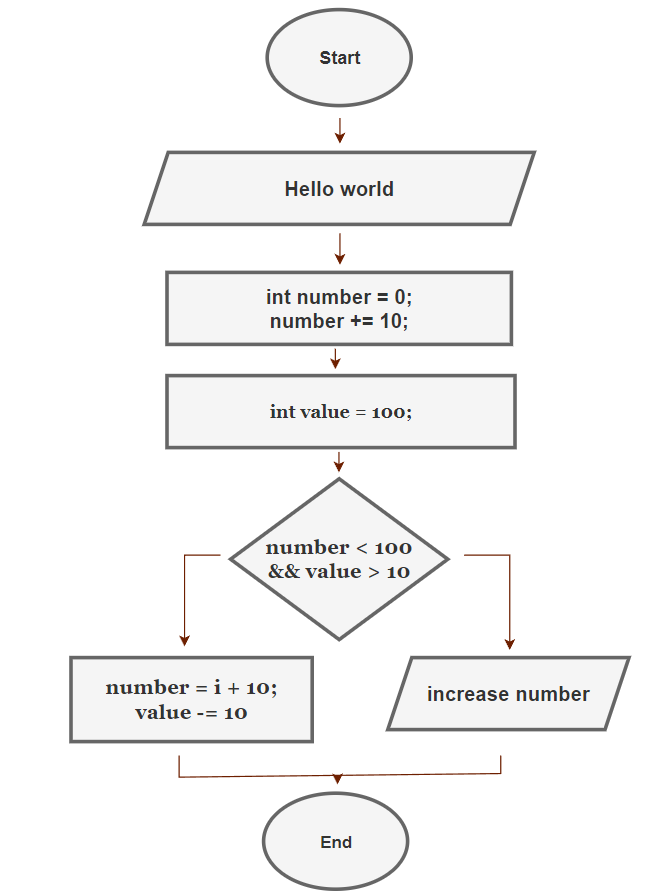
//> input picture Flowchart/shem.png, 658 x 895 px
$ ./main   (built with g++ and OpenCV 4)
//> lines starting //> are read from the running program, lines starting //| are printed output that depends on the picture; after the words box and inside, x2 and y2 are one past the last pixel; in counts of white or black regions, pixels touching at a corner belong together
#include <opencv2/opencv.hpp>
#include <iostream>
#include <windows.h>
#include <opencv2/core/core.hpp>
#include <opencv2/highgui/highgui.hpp>
#include <string>

#include <baseapi.h>
#include <allheaders.h>
#include <tesseract/baseapi.h>
#include <leptonica/allheaders.h>

#include <fstream>

using namespace std;
using namespace cv;

int getMaxAreaContourId(vector <vector<cv::Point>> contours) {  //находим максимвльный контур среди всех контуров
    double maxArea = 0;
    int maxAreaContourId = -1;
    for (int j = 0; j < contours.size(); j++) {
        double newArea = cv::contourArea(contours.at(j));
        if (newArea > maxArea) {
            maxArea = newArea;
            maxAreaContourId = j;
        }
    }
    return maxAreaContourId;
}

void bubbleSort(int list[], int listLength){   //сортировка по возрастанию
    while (listLength--){
        bool swapped = false;
        for (int i = 0; i < listLength; i++){
            if (list[i] > list[i + 1]){
                swap(list[i], list[i + 1]);
                swapped = true;
            }
        }
        if (swapped == false)
            break;
    }
}

int maxElem(int x1, int x2, int x3, int x4) {
    int max = x1;
    int* mas = new int[4];
    mas[0] = x1;
    mas[1] = x2;
    mas[2] = x3;
    mas[3] = x4;
    for (int i = 0; i < 4; i++)
        if (mas[i] > max) max = mas[i];
    return max;
}
int minElem(int x1, int x2, int x3, int x4) {
    int min = x1;
    int* mas = new int[4];
    mas[0] = x1;
    mas[1] = x2;
    mas[2] = x3;
    mas[3] = x4;
    for (int i = 0; i < 4; i++)
        if (mas[i] < min) min = mas[i];
    return min;
}

int main() {
    setlocale(LC_ALL, "RUS");
    Mat3b mask = imread("C:/Users/Артём/Desktop/OpenCV/Flowchart/Flowchart/shem.png");
//> mask is the input picture: 895 rows x 658 cols, CV_8UC3; mean B, G, R 245.3, 245.4, 245.5

    //уменьшим размер изображение если исходное слишком большое
    Size sz = mask.size();
//> sz = Size(658, 895)
    int imageWidth = sz.width;
//> imageWidth = 658
    int imageHeight = sz.height;
//> imageHeight = 895
    cout << "Размер изображения: " << sz.width << " " << sz.height << endl;
//| Размер изображения: 658 895
    if (sz.width > 1000 || sz.height > 1000)
        sz = mask.size() /2;
    resize(mask, mask, sz);

    Mat img_gray;
    cvtColor(mask, img_gray, COLOR_BGR2GRAY);   //сделаем из цветного файла чб файл

    //сделаем из исходного изображения бинарное
    Mat thresh;
    threshold(img_gray, thresh, 150, 255, THRESH_BINARY);  //сделаем из исходного файла двоичный файл
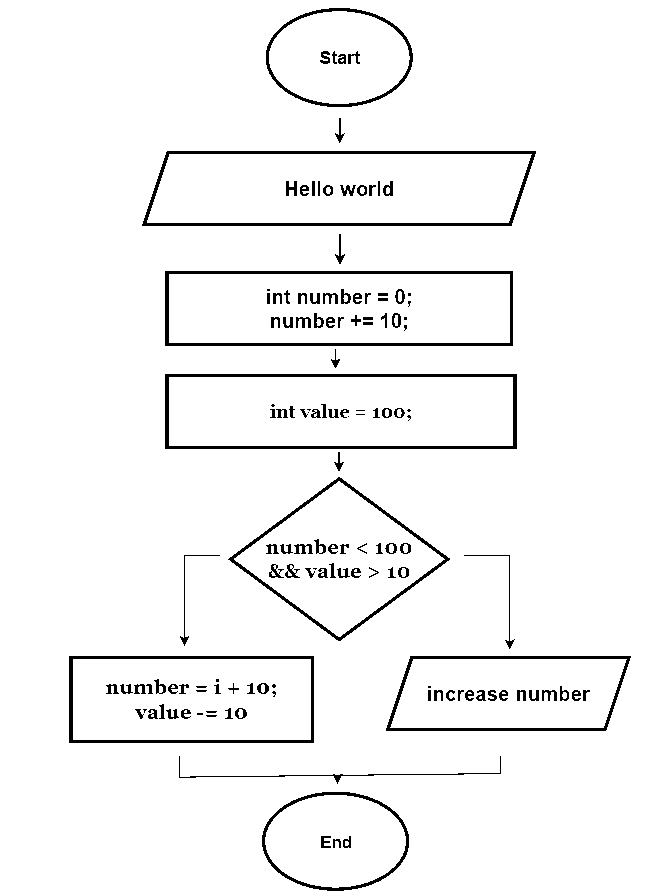
//> thresh: 895 rows x 658 cols, CV_8UC1; 96.1% white; 142 black regions (20 under 20 px), largest, box (x1, y1, x2, y2) and area: (142, 151, 536, 226) 2724, (165, 374, 517, 449) 2664, (165, 271, 513, 346) 2571

    //возьмем негатив т.к. мы ищем белые границы на черном фоне
    Mat img_neg;
    img_neg = Scalar(255) - thresh;
//> img_neg: 895 rows x 658 cols, CV_8UC1; 3.9% white; 142 white regions (20 under 20 px)
    imshow("None approximation", img_neg);
    waitKey(0);
    destroyAllWindows();

    // определим контуры на двоичном изображении с помощью CHAIN_APPROX_NONE
    vector<vector<Point>> contours;
    vector<Vec4i> hierarchy;
    findContours(img_neg, contours, hierarchy, RETR_EXTERNAL, CHAIN_APPROX_NONE);   //найдем внешние контуры
//> contours = 15 contours; largest, box (x1, y1, x2, y2) and area: (142, 151, 536, 226) 27282, (165, 374, 517, 449) 25974, (165, 271, 513, 346) 25678, (69, 656, 314, 743) 20984, (228, 477, 450, 641) 18126

    // нарисуем контуры на исходном изображении
    Mat image_copy = mask.clone();
    drawContours(image_copy, contours, -1, Scalar(0, 255, 0), 2);
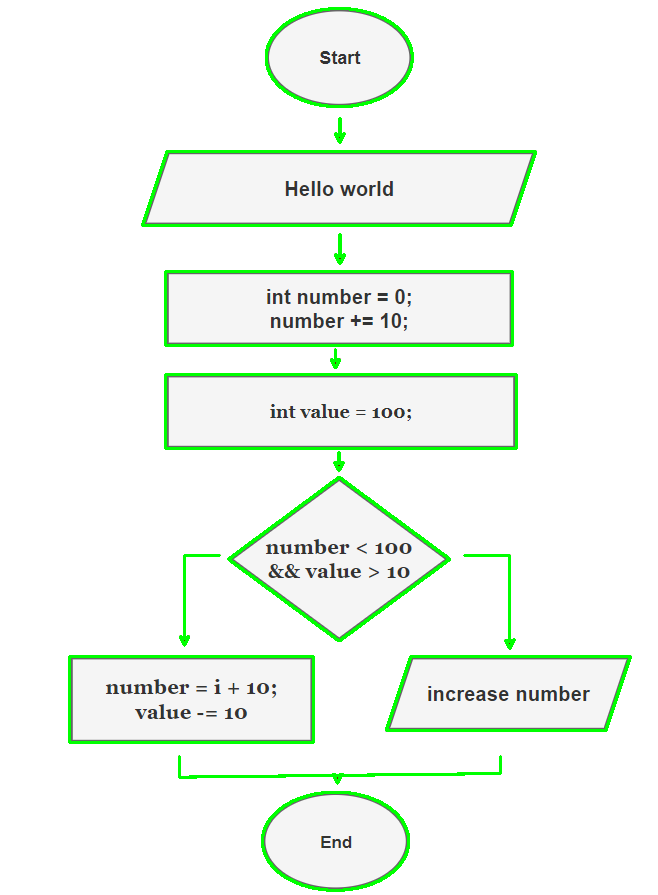
//> image_copy: 895 rows x 658 cols, CV_8UC3; 3.21% of pixels changed, all inside (x1, y1, x2, y2) = (68, 7, 632, 892)
    imshow("None approximation", image_copy);
    waitKey(0);
    destroyAllWindows();

    int Kol = 0; //количество нужных фигур

    int** mas = new int* [10];   //массив для определения области обрезки картинки
    for (int i = 0; i < 10; ++i)
        mas[i] = new int[4];

    Point point1, point2, point3, point4;  //точки контура
    int width, height;    //ширина и высота фигуры
    int maxX, maxY, minX, minY;

    cout << "Найдем точки для рисования фигур:\n";
    vector<vector<Point>> contours_poly(contours.size());
//> contours_poly = 15 empty contours
    //int maxArea = getMaxAreaContourId(contours);  //ищем площадь самого большого контура
    //cout << getMaxAreaContourId(contours) << endl;
    int maxArea = 100;
    for (int i = 0; i < contours.size(); i++) {
        double a = arcLength(Mat(contours[i]), true);   //находим длину
        approxPolyDP(Mat(contours[i]), contours_poly[i], 0.02 * a, true);   //создаем из сложных контуров контуры легкий геом. фигур
        if (contours_poly[i].size() == 8)  //ищем печати с 4 сторонами
            drawContours(image_copy, contours_poly, i, Scalar(0, 255, 255), 2, 8);  //рисуем новые контуры
        if (contours_poly[i].size() == 4) {
            double a = arcLength(Mat(contours[i]), true);   //находим длину
            if (contourArea(contours[i]) > maxArea / 2) {     //оттметаем все что меньше нужной площади
                drawContours(image_copy, contours_poly, i, Scalar(0, 0, 255), 2, 8);  //рисуем новые контуры

                //находим верхнюю левую и нижнюю правую точки фигуры
                point1 = contours_poly[i][0];
                point2 = contours_poly[i][1];
                point3 = contours_poly[i][2];
                point4 = contours_poly[i][3];
                //находим ширину и высоту картинки
                width = point3.x - point1.x;
                height = point3.y - point1.y;
                maxX = maxElem(point1.x, point2.x, point3.x, point4.x);
                maxY = maxElem(point1.y, point2.y, point3.y, point4.y);
                minX = minElem(point1.x, point2.x, point3.x, point4.x);
                minY = minElem(point1.y, point2.y, point3.y, point4.y);
                cout << "\n\npoint1: " << point1.x << " " << point1.y << "\npoint2: " << point2.x << " " << point2.y << "\npoint3: " << point3.x << " " << point3.y << "\npoint4: " << point4.x << " " << point4.y << endl;
                cout << "max: " << maxX << " " << maxY << " min: " << minX << " " << minY << endl;
                if ((point1.x > point2.x-10 && point1.x < point2.x+10 && point2.y > point3.y-10 && point2.y < point3.y + 10)
                    or (point1.y > point2.y - 10 && point1.y < point2.y + 10 && point2.x > point3.x - 10 && point2.x < point3.x + 10)) {
                    //закидывем данные каждого контура в массив
                    mas[Kol][0] = 0; //прямоугольник
                    mas[Kol][1] = minX;
                    mas[Kol][2] = minY;
                    mas[Kol][3] = maxX - minX;
                    mas[Kol][4] = maxY - minY;
                    Kol++;
                }
                else if ((point1.x > point3.x - 10 && point1.x < point3.x + 10 && point2.y > point4.y - 10 && point2.y < point4.y + 10)
                    or (point1.y > point3.y - 10 && point1.y < point3.y + 10 && point2.x > point4.x - 10 && point2.x < point4.x + 10)) {
                    mas[Kol][0] = 1; //ромб
                    mas[Kol][1] = minX;
                    mas[Kol][2] = minY;
                    mas[Kol][3] = maxX - minX;
                    mas[Kol][4] = maxY - minY;
                    Kol++;
                }
                else {
                    mas[Kol][0] = 2; //параллепипед
                    mas[Kol][1] = minX;
                    mas[Kol][2] = minY;
                    mas[Kol][3] = maxX - minX;
                    mas[Kol][4] = maxY - minY;
                    Kol++;
                }
            }
        }
    }
//> this loop made 15 passes
//> (point1, point2, point3, point4, width, height) on pass 7: (Point(338, 477), Point(228, 559), Point(340, 640), Point(449, 558), 2, 163)
//> (point2, point3, point4, width, height, maxX) on passes 3, 13: (Point(605, 730), Point(630, 656), Point(410, 656), 244, -74, 630), (Point(511, 225), Point(535, 151), Point(167, 151), 393, -74, 535)
//| point1: 386 730
//| point2: 605 730
//| point3: 630 656
//| point4: 410 656
//> (the first 4 of 30 printed lines)
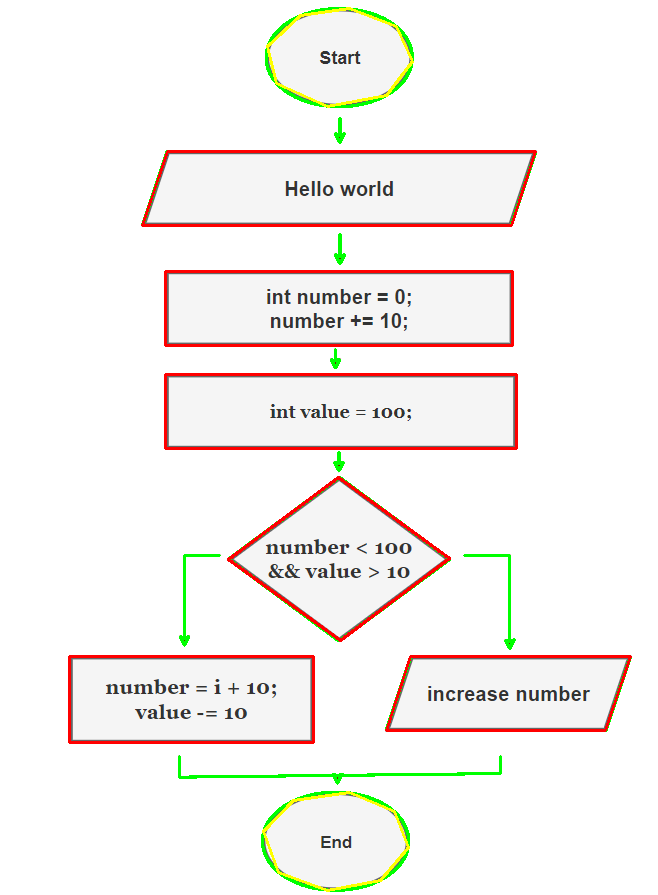
//> image_copy: 895 rows x 658 cols, CV_8UC3; 2.62% of pixels changed, all inside (x1, y1, x2, y2) = (68, 7, 632, 892)
//> after the loop, Kol = 6
    imshow("None approximation", image_copy);
    waitKey(0);

    //отсортируем по возрастанию массив верхних точек Y каждого контура
    int* sort = new int[Kol];
    for (int i = 0; i < Kol; i++) {
        sort[i] = mas[i][2];
    }
//> this loop made 6 passes
    //выведем данные о количестве найденных фигур и их типах (0 - прямоугольник, 1 - ромб, 2 - параллепипед)
    cout << "Количество найденных фигур: " << Kol << endl;
//| Количество найденных фигур: 6
    cout << "тип фигур:\n";
    for (int i = 0; i < Kol; i++) {
        cout << mas[i][0] << " ";
    }
    //сортировка
    bubbleSort(sort, Kol);
//> the loop in bubbleSort, `while (listLength--)` made 6 passes
//> after the loop in bubbleSort, `while (listLength--)`: listLength = 0

    cout << "\nНапишем программу:";
    ofstream fout("output.txt");
    fout << "int main(){\n";
    cout << "\n\nint main(){\n";

    //нарисуем картинки по возрастанию координаты Y (если координаты Y равны, автоматически берется сначала правый контур)
    int k = Kol;
//> k = 6
    int j = 0; //номер картинки
    int q = 0; //новый номер картинки (отсортированный)
    int* Elif = new int[Kol];
    int El = 0;
    string str;
    Mat croppedImage;
    Mat gray;
    while (k != 0) {
        if (sort[q] == mas[j][2]) {
            //cout << "fig" << q << ": " << mas[j][0] << " " << mas[j][1] << " " << mas[j][2] << " " << mas[j][3] << " " << mas[j][4] << endl;
            //обрежем все найденные картинки
            Mat ROI(image_copy, Rect(mas[j][1], mas[j][2], mas[j][3], mas[j][4]));
            ROI.copyTo(croppedImage);  //обрезка
            str = "FindImg" + to_string(q);
            //imshow(str, croppedImage);
            Elif[q] = mas[j][0];
            //алгоритм чтобы найти где писать else после if
            if (El == 2) {
                cout << "else\n";
                fout << "else\n";
                El = 0;
            }
            if (El == 1) El++;
            if (Elif[q] == 1) El++;
            //по типу фигуры определим команду
            if (mas[j][0] == 1) {
                cout << "if ( ";
                fout << "if ( ";
            }
            if (mas[j][0] == 2) {
                cout << "std::cout << ";
                fout << "std::cout << ";
            }

            //изображения с найденными фигураби делаем ч.б. и считываем с них текст
            cvtColor(croppedImage, gray, cv::COLOR_BGR2GRAY);
//> (the run ends here: the program needs code that is not available in this run, at `tesseract::TessBaseAPI api;`)
